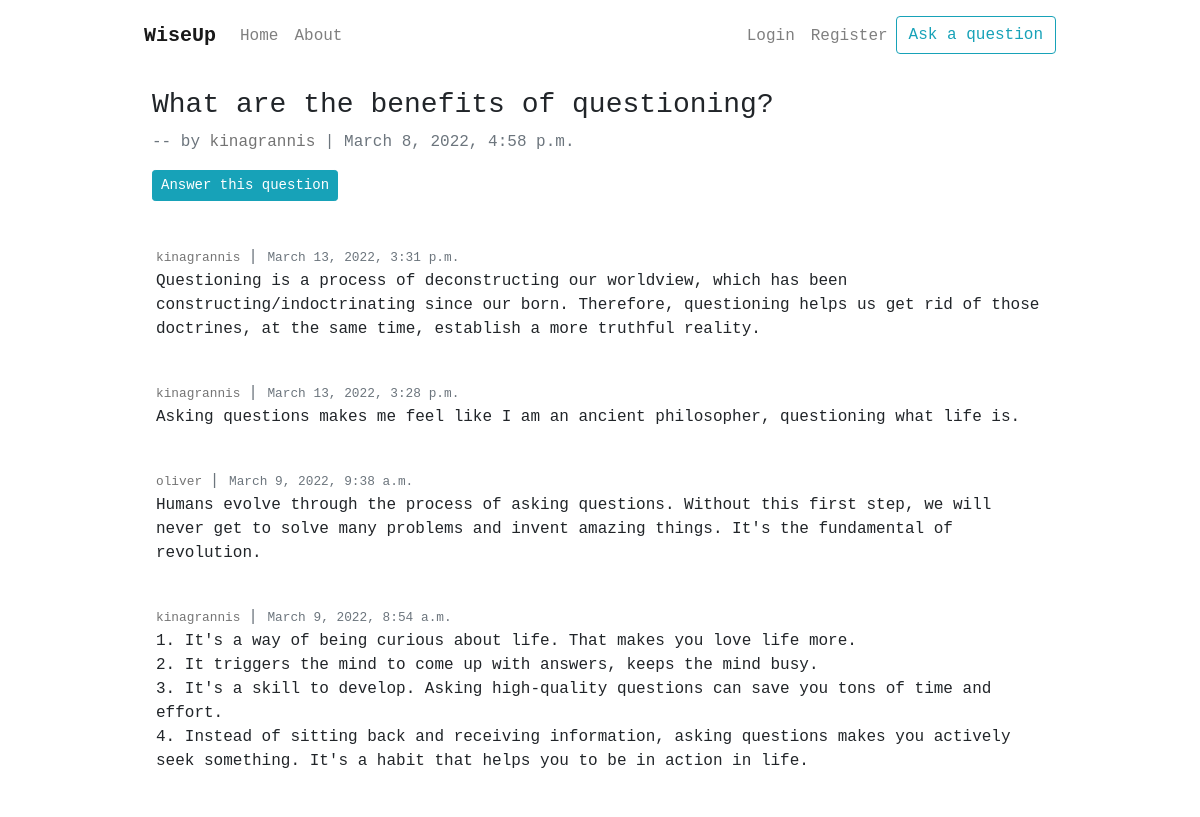
Screenshot of /question/1/ with the database file from the repository.
### wiseup/models.py (models this page shows, shortened)
class Question(models.Model):
    content = models.CharField(max_length=200)
    date = models.DateTimeField(auto_now_add=True)
    user = models.ForeignKey(User, on_delete=models.CASCADE)
    class Meta:
        ordering = ['-date']

class Answer(models.Model):
    content = models.TextField()
    date = models.DateTimeField(auto_now_add=True)
    user = models.ForeignKey(User, on_delete=models.CASCADE)
    question = models.ForeignKey(Question, related_name='answers', on_delete=models.CASCADE)
    class Meta:
        ordering = ['-date']

### wiseup/views.py (the view)
# urls.py: path('question/<int:pk>/', QuestionDetailView.as_view(), name='question-detail'),
class QuestionDetailView(DetailView):
    model = Question

### wiseup/templates/wiseup/question_detail.html (shortened to what this page needs)
{% extends "wiseup/base.html" %} {% block content %}
<div class="d-flex flex-column p-2">
  <div class="m-3 pb-3">
    <h3>{{ object.content }}</h3>
    <p class="text-muted">
      -- by
      <a class="question-user" href="{% url 'user-questions' object.user.username %}"
        >{% if object.user == request.user %} me{% else %}{{ object.user }}{% endif %}</a
      >
      | {{ object.date }}
    </p>
    <a
      class="btn btn-info btn-sm align-self-start"
      href="{% url 'answer-create' object.id %}"
      >Answer this question</a
    >
  </div>
  {% for answer in object.answers.all %}
  <ul class="list-group">
    <li class="list-group-item borderless">
      <small class="text-muted"
        ><a
          class="question-user"
          href="{% url 'user-answers' answer.user.username %}"
          >{% if answer.user == request.user %} me{% else %}{{ answer.user }}{% endif %}</a
        >
      </small>
      <span class="text-muted">| </span
      ><small class="text-muted">{{ answer.date }} </small>
      <br />
      <p>{{ answer.content | linebreaksbr }}</p>
    </li>
  </ul>
  {% endfor %}
</div>
{% endblock content %}

### wiseup/static/css/main.css (style rules this page uses)
.monaco { font-family: "Monaco", monospace; }
li.borderless { border: 0 none; }
a.question-user { color: rgba(0, 0, 0, 0.55); }
a:link { text-decoration: none; }

### rows the page displays
Question: content "What are the benefits of questioning?", user "kinagrannis", date "March 8, 2022, 4:58 p.m."
Answer: user "kinagrannis", date "March 13, 2022, 3:31 p.m.", content "Questioning is a process of deconstructing our worldview, which has been constructing/indoctrinating since our born. Therefore, questioning helps us get rid of those doctrines, at the same time, establish a more truthful reality."
Answer: user "kinagrannis", date "March 13, 2022, 3:28 p.m.", content "Asking questions makes me feel like I am an ancient philosopher, questioning what life is."
Answer: user "oliver", date "March 9, 2022, 9:38 a.m.", content "Humans evolve through the process of asking questions. Without this first step, we will never get to solve many problems and invent amazing things. It's the fundamental of revolution."
Answer: user "kinagrannis", date "March 9, 2022, 8:54 a.m.", content "1. It's a way of being curious about life. That makes you love life more. 2. It triggers the mind to come up with answers, keeps the mind busy. 3. It's a skill to develop. Asking high-quality questions can save you tons of time and effort. 4. Instead of sitting back and receiving information, asking questions makes you actively seek something. It's a habit that helps you to be in action in life."
